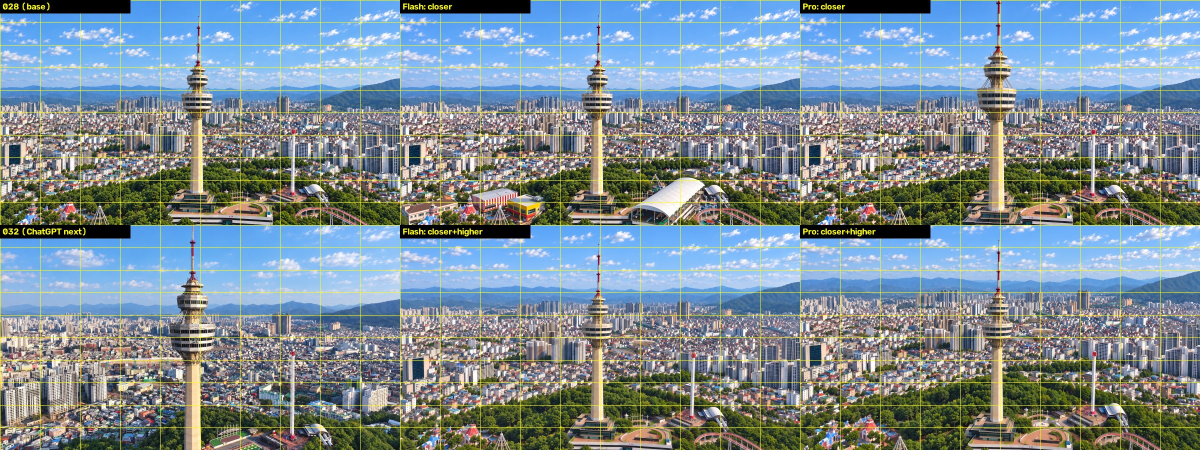
#> input picture work/imgtest/compare_028.jpg, 2400 x 900 px (shown at 1/2 size)
$ python keyframe_consistency.py ../imgtest/compare_028.jpg
#> lines starting #> are read from the running program, lines starting #| are printed output that depends on the picture
"""두 키프레임이 '같은 장소를 카메라만 옮겨 찍은' 관계인지 측정.

- 배경(가운데 타워 띠 제외)에서 SIFT 대응점을 찾고, 기본 행렬(F) RANSAC으로
  하나의 강체 카메라 이동으로 설명되는 대응점(=같은 3D 장면에서 나온 점)만 센다.
  카메라가 움직여 생기는 시차는 허용하고, 세부를 새로 그린 곳은 대응점이 사라진다.
- 타워 띠 안 대응점으로 타워 크기 변화(배율)도 추정한다.

사용: python3 work/scripts/keyframe_consistency.py <기준.png> <대상.png> [<대상2.png> ...]
"""
import sys

import cv2
import numpy as np

SIZE = (1672, 941)


def load(p):
#> called with p = '../imgtest/compare_028.jpg'
    return cv2.resize(cv2.imread(p), SIZE, interpolation=cv2.INTER_AREA)
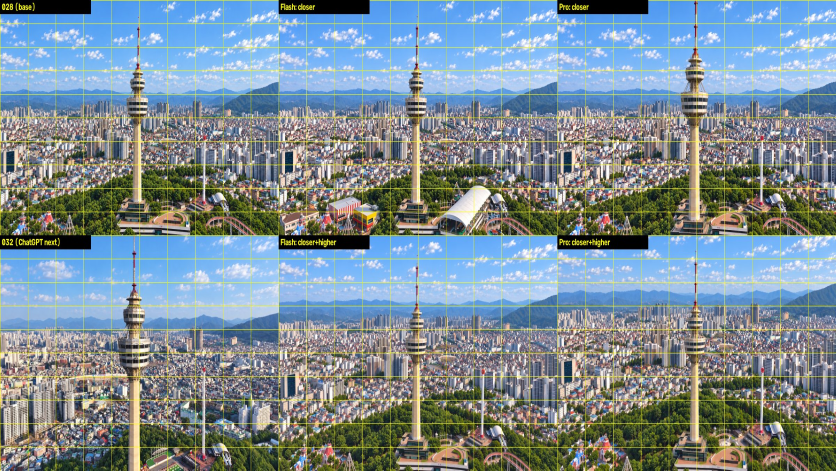
#> returned value: shape (941, 1672, 3) (shown at 1/2 size); mean of channels 0, 1, 2 151.1, 141.7, 124.9; drawn as B, G, R


def feats(img, mask):
    g = cv2.createCLAHE(3.0, (8, 8)).apply(cv2.cvtColor(img, cv2.COLOR_BGR2GRAY))
    return cv2.SIFT_create(6000).detectAndCompute(g, mask)


def band_masks(h, w):
    bg = np.full((h, w), 255, np.uint8)
    bg[:, int(w * 0.38):int(w * 0.62)] = 0
    bg[:int(h * 0.25)] = 0  # 하늘·구름 제외
    tw = np.zeros((h, w), np.uint8)
    tw[:, int(w * 0.40):int(w * 0.60)] = 255
    return bg, tw


def measure(a, b):
    h, w = a.shape[:2]
    bg, tw = band_masks(h, w)
    ka, da = feats(a, bg)
    kb, db = feats(b, bg)
    good = [m for m, n in cv2.BFMatcher().knnMatch(da, db, k=2) if m.distance < 0.75 * n.distance]
    res = {'matches': len(good), 'F_inliers': 0, 'inlier_ratio': 0.0}
    if len(good) >= 12:
        pa = np.float32([ka[m.queryIdx].pt for m in good])
        pb = np.float32([kb[m.trainIdx].pt for m in good])
        F, inl = cv2.findFundamentalMat(pa, pb, cv2.FM_RANSAC, 1.5, 0.999)
        if inl is not None:
            res['F_inliers'] = int(inl.sum())
            res['inlier_ratio'] = res['F_inliers'] / max(1, min(len(ka), len(kb)))
    # 타워 배율
    ka, da = feats(a, tw)
    kb, db = feats(b, tw)
    good = [m for m, n in cv2.BFMatcher().knnMatch(da, db, k=2) if m.distance < 0.75 * n.distance] if da is not None and db is not None else []
    res['tower_scale'] = None
    if len(good) >= 8:
        pa = np.float32([ka[m.queryIdx].pt for m in good])
        pb = np.float32([kb[m.trainIdx].pt for m in good])
        M, inl = cv2.estimateAffinePartial2D(pa, pb, ransacReprojThreshold=4)
        if M is not None and inl.sum() >= 6:
            res['tower_scale'] = round(float(np.hypot(M[0, 0], M[1, 0])), 3)
    return res


def main():
    base = load(sys.argv[1])
    for p in sys.argv[2:]:
        r = measure(base, load(p))
        print(f"{p.split('/')[-1]:44s} 배경 대응 {r['matches']:5d}  같은장면 일치 {r['F_inliers']:5d}  "
              f"비율 {r['inlier_ratio']:.3f}  타워 배율 {r['tower_scale']}")


if __name__ == '__main__':
    main()
